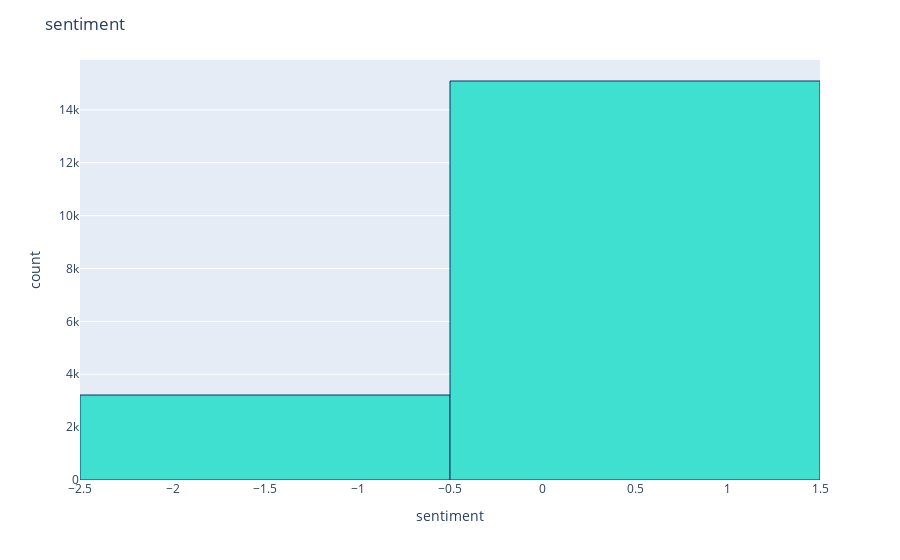

The code cell stored with this chart in its notebook:
### Code cell
# Product Scores
fig = px.histogram(df, x="sentiment")
fig.update_traces(marker_color="turquoise",marker_line_color='rgb(8,48,107)',
                  marker_line_width=1)
fig.update_layout(title_text='sentiment')
fig.show()

### Figure 1 — Plotly figure (JSON) as saved in the notebook; plotly's stock layout.template omitted (floating-point values rounded to 4 significant figures; data arrays with more than 128 entries replaced by an {"elided": "..."} marker saying what was removed)
{"data": [{"alignmentgroup": "True", "bingroup": "x", "hovertemplate": "sentiment=%{x}<br>count=%{y}<extra></extra>", "legendgroup": "", "marker": {"color": "turquoise", "line": {"color": "rgb(8,48,107)", "width": 1}}, "name": "", "offsetgroup": "", "orientation": "v", "showlegend": false, "type": "histogram", "x": {"elided": "18307 int values"}, "xaxis": "x", "yaxis": "y"}], "layout": {"barmode": "relative", "legend": {"tracegroupgap": 0}, "margin": {"t": 60}, "title": {"text": "sentiment"}, "xaxis": {"anchor": "y", "domain": [0, 1], "title": {"text": "sentiment"}}, "yaxis": {"anchor": "x", "domain": [0, 1], "title": {"text": "count"}}}}
